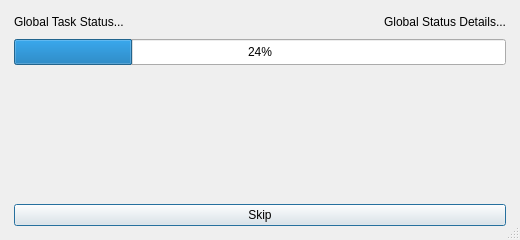
<?xml version="1.0" encoding="UTF-8"?>
<ui version="4.0">
 <class>ProgressDialog</class>
 <widget class="QDialog" name="ProgressDialog">
  <property name="geometry">
   <rect>
    <x>0</x>
    <y>0</y>
    <width>520</width>
    <height>240</height>
   </rect>
  </property>
  <property name="sizePolicy">
   <sizepolicy hsizetype="Preferred" vsizetype="Preferred">
    <horstretch>1</horstretch>
    <verstretch>1</verstretch>
   </sizepolicy>
  </property>
  <property name="minimumSize">
   <size>
    <width>520</width>
    <height>240</height>
   </size>
  </property>
  <property name="windowTitle">
   <string>Please wait...</string>
  </property>
  <property name="sizeGripEnabled">
   <bool>true</bool>
  </property>
  <layout class="QVBoxLayout" name="verticalLayout" stretch="0,0,1,0">
   <property name="spacing">
    <number>10</number>
   </property>
   <property name="leftMargin">
    <number>14</number>
   </property>
   <property name="topMargin">
    <number>14</number>
   </property>
   <property name="rightMargin">
    <number>14</number>
   </property>
   <property name="bottomMargin">
    <number>14</number>
   </property>
   <item>
    <layout class="QHBoxLayout" name="horizontalLayout" stretch="1,0">
     <property name="spacing">
      <number>12</number>
     </property>
     <item>
      <widget class="QLabel" name="globalStatusLabel">
       <property name="sizePolicy">
        <sizepolicy hsizetype="Preferred" vsizetype="Fixed">
         <horstretch>0</horstretch>
         <verstretch>0</verstretch>
        </sizepolicy>
       </property>
       <property name="minimumSize">
        <size>
         <width>0</width>
         <height>15</height>
        </size>
       </property>
       <property name="text">
        <string>Global Task Status...</string>
       </property>
       <property name="wordWrap">
        <bool>true</bool>
       </property>
      </widget>
     </item>
     <item>
      <widget class="QLabel" name="globalStatusDetailsLabel">
       <property name="text">
        <string>Global Status Details...</string>
       </property>
       <property name="alignment">
        <set>Qt::AlignRight|Qt::AlignTrailing|Qt::AlignVCenter</set>
       </property>
      </widget>
     </item>
    </layout>
   </item>
   <item>
    <widget class="QProgressBar" name="globalProgressBar">
     <property name="enabled">
      <bool>true</bool>
     </property>
     <property name="minimumSize">
      <size>
       <width>0</width>
       <height>26</height>
      </size>
     </property>
     <property name="value">
      <number>24</number>
     </property>
     <property name="alignment">
      <set>Qt::AlignCenter</set>
     </property>
    </widget>
   </item>
   <item>
    <widget class="QScrollArea" name="taskProgressScrollArea">
     <property name="sizePolicy">
      <sizepolicy hsizetype="Expanding" vsizetype="Expanding">
       <horstretch>0</horstretch>
       <verstretch>1</verstretch>
      </sizepolicy>
     </property>
     <property name="minimumSize">
      <size>
       <width>0</width>
       <height>120</height>
      </size>
     </property>
     <property name="frameShape">
      <enum>QFrame::NoFrame</enum>
     </property>
     <property name="horizontalScrollBarPolicy">
      <enum>Qt::ScrollBarAlwaysOff</enum>
     </property>
     <property name="sizeAdjustPolicy">
      <enum>QAbstractScrollArea::AdjustToContents</enum>
     </property>
     <property name="widgetResizable">
      <bool>true</bool>
     </property>
     <widget class="QWidget" name="taskProgressContainer">
      <property name="geometry">
       <rect>
        <x>0</x>
        <y>0</y>
        <width>492</width>
        <height>120</height>
       </rect>
      </property>
      <layout class="QVBoxLayout" name="taskProgressLayout">
       <property name="spacing">
        <number>8</number>
       </property>
       <property name="leftMargin">
        <number>6</number>
       </property>
       <property name="topMargin">
        <number>6</number>
       </property>
       <property name="rightMargin">
        <number>6</number>
       </property>
       <property name="bottomMargin">
        <number>6</number>
       </property>
      </layout>
     </widget>
    </widget>
   </item>
   <item>
    <widget class="QPushButton" name="skipButton">
     <property name="sizePolicy">
      <sizepolicy hsizetype="Expanding" vsizetype="Fixed">
       <horstretch>0</horstretch>
       <verstretch>0</verstretch>
      </sizepolicy>
     </property>
     <property name="text">
      <string>Skip</string>
     </property>
    </widget>
   </item>
  </layout>
 </widget>
 <resources/>
 <connections/>
</ui>
